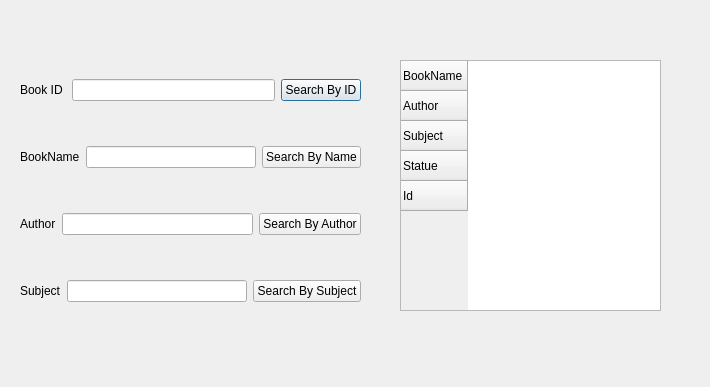
<?xml version="1.0" encoding="UTF-8"?>
<ui version="4.0">
 <class>Window_Search</class>
 <widget class="QDialog" name="Window_Search">
  <property name="geometry">
   <rect>
    <x>0</x>
    <y>0</y>
    <width>710</width>
    <height>387</height>
   </rect>
  </property>
  <property name="windowTitle">
   <string>Dialog</string>
  </property>
  <widget class="QTableWidget" name="tableWidget">
   <property name="geometry">
    <rect>
     <x>400</x>
     <y>60</y>
     <width>261</width>
     <height>251</height>
    </rect>
   </property>
   <property name="columnCount">
    <number>0</number>
   </property>
   <row>
    <property name="text">
     <string>BookName</string>
    </property>
   </row>
   <row>
    <property name="text">
     <string>Author</string>
    </property>
   </row>
   <row>
    <property name="text">
     <string>Subject</string>
    </property>
   </row>
   <row>
    <property name="text">
     <string>Statue</string>
    </property>
   </row>
   <row>
    <property name="text">
     <string>Id</string>
    </property>
   </row>
  </widget>
  <widget class="QWidget" name="layoutWidget">
   <property name="geometry">
    <rect>
     <x>20</x>
     <y>40</y>
     <width>341</width>
     <height>301</height>
    </rect>
   </property>
   <layout class="QVBoxLayout" name="verticalLayout_2">
    <item>
     <layout class="QHBoxLayout" name="horizontalLayout_5">
      <item>
       <widget class="QLabel" name="label">
        <property name="text">
         <string>Book ID </string>
        </property>
       </widget>
      </item>
      <item>
       <widget class="QLineEdit" name="lineEdit_BookId"/>
      </item>
      <item>
       <widget class="QPushButton" name="pushButton_ID">
        <property name="text">
         <string>Search By ID</string>
        </property>
       </widget>
      </item>
     </layout>
    </item>
    <item>
     <layout class="QHBoxLayout" name="horizontalLayout_6">
      <item>
       <widget class="QLabel" name="label_BookName">
        <property name="text">
         <string>BookName</string>
        </property>
       </widget>
      </item>
      <item>
       <widget class="QLineEdit" name="lineEdit_BookName"/>
      </item>
      <item>
       <widget class="QPushButton" name="pushButton_name">
        <property name="text">
         <string>Search By Name</string>
        </property>
       </widget>
      </item>
     </layout>
    </item>
    <item>
     <layout class="QHBoxLayout" name="horizontalLayout_7">
      <item>
       <widget class="QLabel" name="label_AuthorName">
        <property name="text">
         <string>Author</string>
        </property>
       </widget>
      </item>
      <item>
       <widget class="QLineEdit" name="lineEdit_AuthorName"/>
      </item>
      <item>
       <widget class="QPushButton" name="pushButton_author">
        <property name="text">
         <string>Search By Author</string>
        </property>
       </widget>
      </item>
     </layout>
    </item>
    <item>
     <layout class="QHBoxLayout" name="horizontalLayout_8">
      <item>
       <widget class="QLabel" name="label_Subject">
        <property name="text">
         <string>Subject</string>
        </property>
       </widget>
      </item>
      <item>
       <widget class="QLineEdit" name="lineEdit_Subject"/>
      </item>
      <item>
       <widget class="QPushButton" name="pushButton_subject">
        <property name="text">
         <string>Search By Subject</string>
        </property>
       </widget>
      </item>
     </layout>
    </item>
   </layout>
  </widget>
 </widget>
 <resources/>
 <connections/>
</ui>
